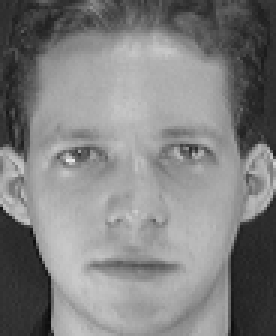
#> input picture  Системи розпізнавання образів та обробка зображень - Маєвський/lr_5/face_project/dataset/person_1/1.pgm, 92 x 112 px, given in place of 1.png, which was not available (shown 3 times larger)
$ python 4.py
#> lines starting #> are read from the running program, lines starting #| are printed output that depends on the picture; pictures that were not available may be replaced by others from this repository, and a replacement may not be noted
from PIL import Image

im = Image.open("1.png")
#> im is the input picture: PIL image 92x112 L; min 11, max 234, mean 128.3


w, h = im.size
#> w = 92; h = 112
small_im = im.resize((w // 2, h // 2))
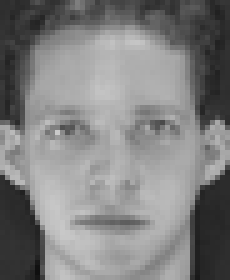
#> small_im: PIL image 46x56 L (shown 5 times larger); min 15, max 202, mean 128.3

flipped_im = im.transpose(Image.FLIP_LEFT_RIGHT)
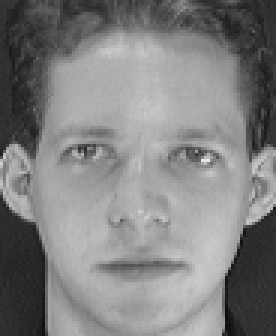
#> flipped_im: PIL image 92x112 L (shown 3 times larger); min 11, max 234, mean 128.3

rotated_im = im.rotate(45, expand=True, fillcolor="white")
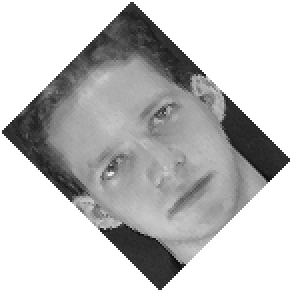
#> rotated_im: PIL image 146x146 L (shown 2 times larger); min 12, max 255, mean 192.9

small_im.save("small.png")
flipped_im.save("flipped.png")
rotated_im.save("rotated.png")

$ run again, with  Системи розпізнавання образів та обробка зображень - Маєвський/lr_5/face_project/dataset/person_1/10.pgm copied over  Системи розпізнавання образів та обробка зображень - Маєвський/lr_5/face_project/dataset/person_1/1.pgm
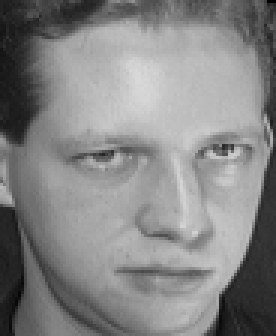
#> input picture  Системи розпізнавання образів та обробка зображень - Маєвський/lr_5/face_project/dataset/person_1/10.pgm, 92 x 112 px, given in place of 1.png, which was not available (shown 3 times larger)
#> im is the input picture: PIL image 92x112 L; min 1, max 217, mean 132.8
#> `flipped_im = im.transpose(Image.FLIP_LEFT_RIGHT)`:
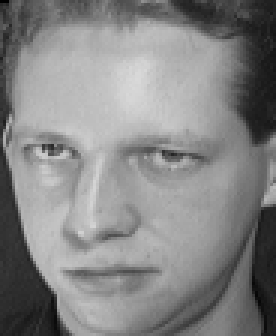
#> flipped_im: PIL image 92x112 L (shown 3 times larger); min 1, max 217, mean 132.8
#> `rotated_im = im.rotate(45, expand=True, fillcolor="white")`:
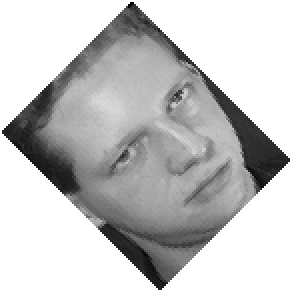
#> rotated_im: PIL image 146x146 L (shown 2 times larger); min 1, max 255, mean 195

$ run again, with  Системи розпізнавання образів та обробка зображень - Маєвський/lr_5/face_project/dataset/person_1/2.pgm copied over  Системи розпізнавання образів та обробка зображень - Маєвський/lr_5/face_project/dataset/person_1/1.pgm
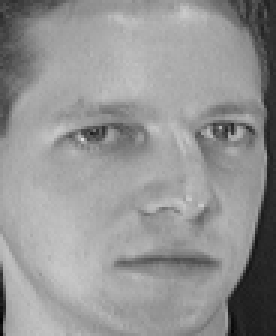
#> input picture  Системи розпізнавання образів та обробка зображень - Маєвський/lr_5/face_project/dataset/person_1/2.pgm, 92 x 112 px, given in place of 1.png, which was not available (shown 3 times larger)
#> im is the input picture: PIL image 92x112 L; min 2, max 223, mean 148
#> `flipped_im = im.transpose(Image.FLIP_LEFT_RIGHT)`:
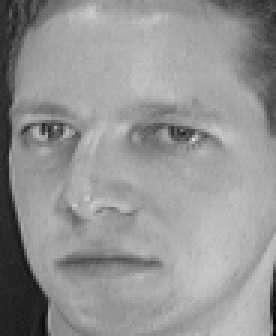
#> flipped_im: PIL image 92x112 L (shown 3 times larger); min 2, max 223, mean 148
#> `rotated_im = im.rotate(45, expand=True, fillcolor="white")`:
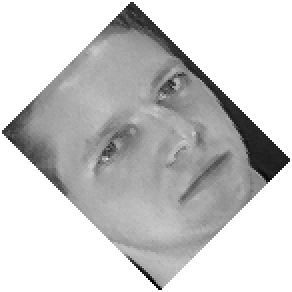
#> rotated_im: PIL image 146x146 L (shown 2 times larger); min 2, max 255, mean 202.4

$ run again, with  Системи розпізнавання образів та обробка зображень - Маєвський/lr_5/face_project/dataset/person_1/3.pgm copied over  Системи розпізнавання образів та обробка зображень - Маєвський/lr_5/face_project/dataset/person_1/1.pgm
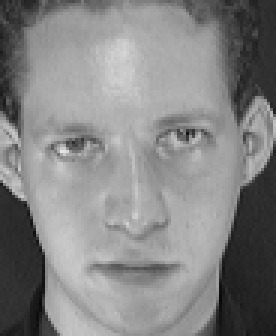
#> input picture  Системи розпізнавання образів та обробка зображень - Маєвський/lr_5/face_project/dataset/person_1/3.pgm, 92 x 112 px, given in place of 1.png, which was not available (shown 3 times larger)
#> im is the input picture: PIL image 92x112 L; min 7, max 232, mean 132.6
#> `flipped_im = im.transpose(Image.FLIP_LEFT_RIGHT)`:
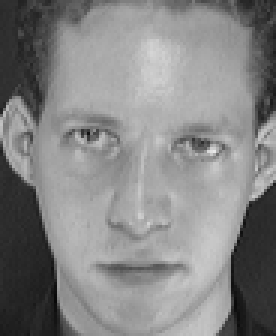
#> flipped_im: PIL image 92x112 L (shown 3 times larger); min 7, max 232, mean 132.6
#> `rotated_im = im.rotate(45, expand=True, fillcolor="white")`:
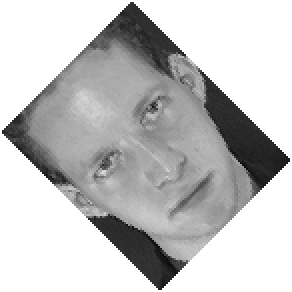
#> rotated_im: PIL image 146x146 L (shown 2 times larger); min 9, max 255, mean 194.9
